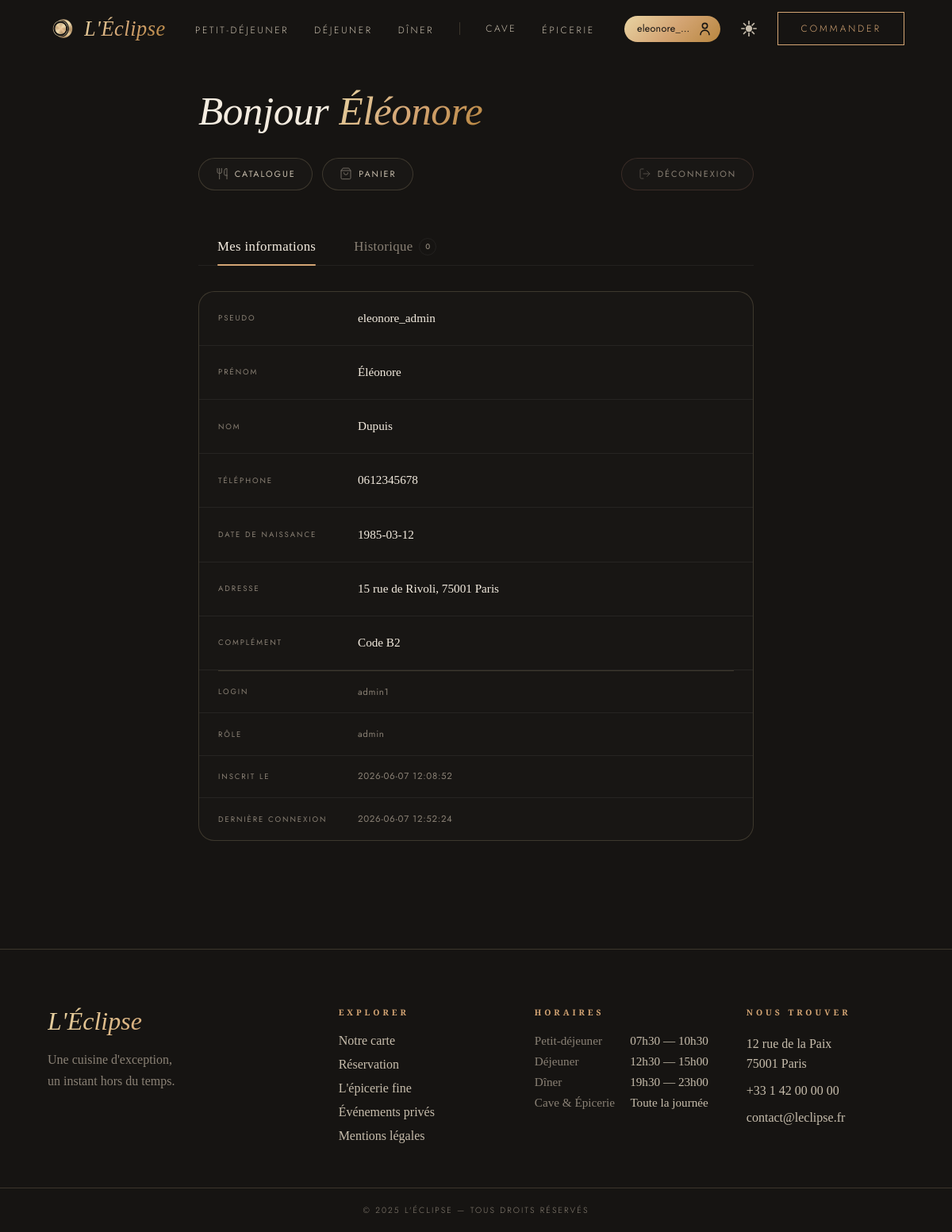
The page /profil.php (signed in) on the database its author committed.
### tables this page shows
CREATE TABLE services (
    id             INTEGER PRIMARY KEY AUTOINCREMENT,
    name           TEXT    NOT NULL UNIQUE,
    label          TEXT    NOT NULL,
    hours          TEXT,
    title_html     TEXT    NOT NULL,
    image_url      TEXT    NOT NULL,
    image_alt      TEXT    NOT NULL,
    gradient       TEXT    NOT NULL DEFAULT 'rgba(22,20,18,.15),rgba(22,20,18,.55)',
    formulas_label TEXT,
    li_class       TEXT    NOT NULL DEFAULT 'nav-item',
    compact        INTEGER NOT NULL DEFAULT 0,
    display_order  INTEGER NOT NULL DEFAULT 0
);

CREATE TABLE users (
    id           INTEGER PRIMARY KEY AUTOINCREMENT,
    login        TEXT    NOT NULL UNIQUE,
    password     TEXT    NOT NULL,
    role         TEXT    NOT NULL DEFAULT 'client'
                         CHECK(role IN ('client','admin','restaurateur','livreur')),
    first_name   TEXT    NOT NULL,
    last_name    TEXT    NOT NULL,
    nickname     TEXT    NOT NULL UNIQUE,
    phone        TEXT    NOT NULL,
    birthday     TEXT    NOT NULL,
    address      TEXT    NOT NULL,
    address_info TEXT,
    blocked      INTEGER NOT NULL DEFAULT 0,
    created_at   TEXT    NOT NULL DEFAULT CURRENT_TIMESTAMP,
    last_login   TEXT
);

### models/navbar.php (called while the page is built, shortened)
<?php
function getNavbarData($pdo) {
    $services = $pdo->query(
        'SELECT * FROM services ORDER BY display_order'
    )->fetchAll(PDO::FETCH_ASSOC);
    $formulaStmt = $pdo->prepare(
        'SELECT id, name, description FROM menus WHERE service_id = ? ORDER BY id LIMIT 4'
    );
    $catStmt = $pdo->prepare(
        'SELECT id, name, label FROM categories WHERE service_id = ? ORDER BY display_order LIMIT 5'
    );
    $dishStmt = $pdo->prepare(
        'SELECT id, name FROM dishes WHERE service_id = ? AND category_id = ? ORDER BY id LIMIT 6'
    );
    $data = [];
    foreach ($services as $svc) {
        $has_more = false;
        $formulaStmt->execute([$svc['id']]);
        $allFormulas = $formulaStmt->fetchAll(PDO::FETCH_ASSOC);
        $formulas = array_slice($allFormulas, 0, 3);
        $catStmt->execute([$svc['id']]);
        $allCats = $catStmt->fetchAll(PDO::FETCH_ASSOC);
        if (count($allCats) > 4) $has_more = true;
        $cats = array_slice($allCats, 0, 4);
        $categories = [];
        foreach ($cats as $cat) {
            $dishStmt->execute([$svc['id'], $cat['id']]);
            $allDishes = $dishStmt->fetchAll(PDO::FETCH_ASSOC);
            $categories[$cat['name']] = [
                'label'  => $cat['label'],
                'dishes' => array_slice($allDishes, 0, 5),
            ];
        }
        $data[$svc['name']] = [
            'formulas'   => $formulas,
            'categories' => $categories,
            'has_more'   => $has_more,
        ];
    }
    return [
        'services' => $services,
        'data'     => $data,
    ];
}

### models/users.php (called while the page is built, shortened)
<?php
function getUserById(PDO $pdo, int $id): ?array {
    $stmt = $pdo->prepare("SELECT * FROM users WHERE id = :id");
    $stmt->execute(['id' => $id]);
    $user = $stmt->fetch(PDO::FETCH_ASSOC);
    return $user ?: null;
}
function getOrdersByUserId(PDO $pdo, int $userId): array {
    $stmt = $pdo->prepare("
        SELECT o.*,
            (SELECT GROUP_CONCAT(
                CASE oi.item_type
                    WHEN 'dish' THEN (SELECT d.name FROM dishes d WHERE d.id = oi.item_id)
                    WHEN 'menu' THEN (SELECT m.name FROM menus m WHERE m.id = oi.item_id)
                END, ', ')
            FROM order_items oi WHERE oi.order_id = o.id
            ) AS items_summary
        FROM orders o
        WHERE o.user_id = :user_id
        ORDER BY o.created_at DESC
    ");
    $stmt->execute(['user_id' => $userId]);
    return $stmt->fetchAll(PDO::FETCH_ASSOC);
}

### functions.php (called while the page is built, shortened)
<?php
function h($string) {
    return htmlspecialchars($string ?? '', ENT_QUOTES, 'UTF-8');
}

### profil.php (the view, shortened to what this page needs)
<?php
require_once 'database.php';
require_once 'functions.php';
require_once 'models/users.php';
$pdo = getDatabaseConnection();
$viewUserId = (int)($_GET['id'] ?? 0);
$isAdminView = ($viewUserId > 0 && $_SESSION['user_role'] === 'admin' && $viewUserId !== $_SESSION['user_id']);
$targetUserId = $isAdminView ? $viewUserId : $_SESSION['user_id'];
$user = getUserById($pdo, $targetUserId);
$orders = getOrdersByUserId($pdo, $targetUserId);
$editableFields = [
    'nickname'     => ['label' => 'Pseudo',         'type' => 'text'],
    'first_name'   => ['label' => 'Prénom',         'type' => 'text'],
    'last_name'    => ['label' => 'Nom',            'type' => 'text'],
    'phone'        => ['label' => 'Téléphone',      'type' => 'tel'],
    'birthday'     => ['label' => 'Date de naissance', 'type' => 'date'],
    'address'      => ['label' => 'Adresse',        'type' => 'text'],
    'address_info' => ['label' => 'Complément',     'type' => 'text'],
];
$readonlyFields = [
    'login'      => ['label' => 'Login',              'value' => $user['login']],
    'role'       => ['label' => 'Rôle',               'value' => $user['role']],
    'created_at' => ['label' => 'Inscrit le',          'value' => $user['created_at']],
    'last_login' => ['label' => 'Dernière connexion', 'value' => $user['last_login'] ?? '—'],
];
$totalOrders = count($orders);
?>
<?php $pageTitle = 'Mon Profil'; $pageCss = 'profil.css'; ?>
<?php include 'includes/header.php'; ?>
<div class="profil-page">
  <header class="profil-header">
    <h1 class="profil-title">Bonjour <em><?= h($user['first_name']) ?></em></h1>
    <div class="profil-actions">
      <a href="catalogue.php" class="profil-pill profil-pill--catalogue">
        <span class="profil-pill-icon" aria-hidden="true">
          <svg xmlns="http://www.w3.org/2000/svg" width="16" height="16" viewBox="0 0 24 24" fill="none" stroke="currentColor" stroke-width="1.5" stroke-linecap="round" stroke-linejoin="round"><path d="M3 2v7c0 1.1.9 2 2 2h4a2 2 0 0 0 2-2V2"/><path d="M7 2v20"/><path d="M21 15V2a5 5 0 0 0-5 5v6c0 1.1.9 2 2 2h3Zm0 0v7"/></svg>
        </span>
        <span>Catalogue</span>
      </a>
      <a href="panier.php" class="profil-pill profil-pill--panier">
        <span class="profil-pill-icon" aria-hidden="true">
          <svg xmlns="http://www.w3.org/2000/svg" width="16" height="16" viewBox="0 0 24 24" fill="none" stroke="currentColor" stroke-width="1.5" stroke-linecap="round" stroke-linejoin="round"><path d="M6 2 3 6v14a2 2 0 0 0 2 2h14a2 2 0 0 0 2-2V6l-3-4Z"/><path d="M3 6h18"/><path d="M16 10a4 4 0 0 1-8 0"/></svg>
        </span>
        <span>Panier</span>
      </a>
      <a href="deconnexion.php" class="profil-pill profil-pill--logout">
        <span class="profil-pill-icon" aria-hidden="true">
          <svg xmlns="http://www.w3.org/2000/svg" width="16" height="16" viewBox="0 0 24 24" fill="none" stroke="currentColor" stroke-width="1.5" stroke-linecap="round" stroke-linejoin="round"><path d="M9 21H5a2 2 0 0 1-2-2V5a2 2 0 0 1 2-2h4"/><polyline points="16,17 21,12 16,7"/><line x1="21" y1="12" x2="9" y2="12"/></svg>
        </span>
        <span>Déconnexion</span>
      </a>
    </div>
  </header>
  <nav class="profil-tabs" data-tabs>
    <button type="button" class="profil-tab is-active" data-tab="info">
      <span class="profil-tab-label">Mes informations</span>
      <span class="profil-tab-line" aria-hidden="true"></span>
    </button>
    <button type="button" class="profil-tab" data-tab="orders">
      <span class="profil-tab-label">Historique</span>
      <span class="profil-tab-count"><?= $totalOrders ?></span>
    </button>
  </nav>
  <div class="profil-tab-panel is-active" data-panel="info">
    <section class="profil-section">
      <div class="profil-card">
        <?php foreach ($editableFields as $field => $cfg):
          $rawValue = $user[$field] ?? '';
          $display  = $rawValue !== '' ? h($rawValue) : '<span class="profil-placeholder">—</span>';
        ?>
        <div class="profil-row<?= $isAdminView ? ' profil-row--readonly' : '' ?>" data-editable data-field="<?= $field ?>" data-type="<?= $cfg['type'] ?>">
          <span class="profil-row-label"><?= h($cfg['label']) ?></span>
          <div class="profil-row-value-wrap">
            <span class="profil-row-value" data-display><?= $display ?></span>
          </div>
        </div>
        <?php endforeach; ?>
        <div class="profil-divider"></div>
        <?php foreach ($readonlyFields as $field => $cfg): ?>
        <div class="profil-row profil-row--readonly">
          <span class="profil-row-label"><?= h($cfg['label']) ?></span>
          <span class="profil-row-value profil-row-value--muted"><?= h($cfg['value']) ?></span>
        </div>
        <?php endforeach; ?>
      </div>
    </section>
  </div>
</div>
<?php include 'includes/footer.php'; ?>

### includes/header.php (shortened to what this page needs)
<?php
require_once __DIR__ . '/../models/navbar.php';
$navData = getNavbarData($pdo);
$cartTotalQty = 0;
?>
<!DOCTYPE html>
<html lang="fr">
<head>
  <link rel="stylesheet" href="/assets/css/style.css">
  <link rel="stylesheet" href="/assets/css/navbar.css">
  <?php if (!empty($pageCss)): ?>
    <link rel="stylesheet" href="/assets/css/<?= $pageCss ?>">
  <?php endif; ?>
</head>
<body<?= isset($isCataloguePage) && $isCataloguePage ? ' data-catalogue-page' : '' ?>>
<header class="navbar" data-navbar>
  <div class="navbar-inner">
    <a href="/" class="logo" aria-label="L'Éclipse">
      <img class="logo-image" src="/images/logo.webp" alt="" width="38" height="38">
      <span class="logo-text">L'Éclipse</span>
    </a>
    <nav aria-label="Navigation principale">
      <ul class="nav-list">
        <?php foreach ($navData['services'] as $svc):
          $key     = $svc['name'];
          $slug    = str_replace('_', '-', $key);
        ?>
        <li class="<?= $svc['li_class'] ?>">
          <a class="nav-btn" href="catalogue.php#<?= htmlspecialchars($slug) ?>" aria-haspopup="true" aria-expanded="false" data-menu-trigger>
            <?= htmlspecialchars($svc['label']) ?>
          </a>
        </li>
        <?php endforeach; ?>
      </ul>
    </nav>
    <div class="navbar-utils">
      <div class="profile" data-profile>
        <?php if (empty($user)): ?>
          <a href="connexion.php" class="icon-btn profile-btn" aria-label="Mon compte" data-profile-trigger>
            <span class="profile-icon" aria-hidden="true"></span>
            <span class="profile-dot" aria-hidden="true"></span>
          </a>
          <div class="profile-tooltip" aria-hidden="true" data-profile-tooltip>
            <span>Vous n'êtes pas connecté</span>
          </div>
        <?php else:
            $displayName = $user['nickname'] ?: ($user['first_name'] ?? 'Compte');
            if (mb_strlen($displayName) > 9) {
                $displayName = mb_substr($displayName, 0, 9) . '…';
            }
        ?>
          <a href="profil.php" class="profile-box" aria-label="Mon compte — <?= htmlspecialchars($user['first_name'] ?? '', ENT_QUOTES, 'UTF-8') ?>">
            <span><?= htmlspecialchars($displayName, ENT_QUOTES, 'UTF-8') ?></span>
            <span class="profile-box-icon" aria-hidden="true"></span>
          </a>
        <?php endif; ?>
      </div>
      <button class="icon-btn theme-btn" id="themeToggle" aria-label="Changer de thème">
        <span class="theme-icon" aria-hidden="true"></span>
      </button>
      <?php if ($cartTotalQty === 0): ?>
        <a class="order-btn" href="catalogue.php">Commander</a>
      <?php endif; ?>
    </div>
  </div>
</header>

### assets/css/style.css (style rules this page uses)
:root { --surface-dark: #161412; --text-primary: #f4ece0; --text-secondary: #c7bdac; --text-muted: #8a8175; --accent: #d4a574; --accent-dark: #b8863f; --border-subtle: rgba(255, 255, 255, 0.06); --accent-line: rgba(232, 212, 163, 0.18); --accent-gradient: linear-gradient(135deg, #e8d4a3, #d4a574, #b8863f); --font-display: "Cormorant Garamond", Georgia, serif; --font-sc: "Cormorant SC", serif; --font-body: "EB Garamond", Georgia, serif; --font-ui: "Jost", sans-serif; --surface-overlay: rgba(22, 20, 18, 0.95); --bg-page: #161412; }
* { box-sizing: border-box; padding: 0; margin: 0; }
body { background-color: var(--bg-page); }

### assets/css/navbar.css (style rules this page uses)
:root { --surface-dark: #161412; --text-primary: #f4ece0; --text-secondary: #c7bdac; --text-muted: #8a8175; --accent: #d4a574; --accent-dark: #b8863f; --border-subtle: rgba(255, 255, 255, 0.06); --accent-line: rgba(232, 212, 163, 0.18); --accent-gradient: linear-gradient(135deg, #e8d4a3, #d4a574, #b8863f); --font-display: 'Cormorant Garamond', Georgia, serif; --font-sc: 'Cormorant SC', serif; --font-body: 'EB Garamond', Georgia, serif; --font-ui: 'Jost', sans-serif; --surface-overlay: rgba(22, 20, 18, 0.95); }
.navbar, .navbar * { box-sizing: border-box; }
.navbar { position: fixed; top: 0; left: 0; right: 0; z-index: 100; color: var(--text-secondary); font-family: var(--font-ui); background: transparent; border-bottom: 1px solid transparent; transition: background 300ms ease, border-color 300ms ease; }
.navbar-inner { height: 72px; max-width: 1280px; margin: 0 auto; padding: 0 clamp(1.5rem, 5vw, 4rem); display: grid; grid-template-columns: auto 1fr auto; align-items: center; gap: 32px; transition: height 300ms ease; }
.logo { display: inline-flex; align-items: center; gap: 8px; text-decoration: none; }
.logo-image { width: 38px; height: 38px; object-fit: contain; }
.logo-text { font-family: var(--font-display); font-size: 1.65rem; font-style: italic; letter-spacing: 0.02em; background: var(--accent-gradient); -webkit-background-clip: text; background-clip: text; color: transparent; }
.nav-list { list-style: none; margin: 0; padding: 0; display: flex; justify-content: center; align-items: center; gap: 32px; }
.nav-item.divider { padding-left: 32px; border-left: 1px solid var(--accent-line); height: 16px; display: flex; align-items: center; }
.nav-btn::before { content: ''; position: absolute; top: 50%; transform: translateY(-50%); height: 72px; left: -16px; right: -16px; }
.nav-item:first-child .nav-btn::before { left: 0; }
.nav-item:last-child .nav-btn::before { right: 8px; }
.nav-btn { all: unset; position: relative; padding: 12px 0; font-size: 0.75rem; font-weight: 300; letter-spacing: 0.22em; text-transform: uppercase; color: var(--text-secondary); cursor: pointer; transition: color 300ms ease, opacity 300ms ease; }
.nav-btn::after { content: ''; position: absolute; left: 0; right: 0; bottom: 4px; height: 1px; background: var(--accent); transform: scaleX(0); transform-origin: left; transition: transform 300ms ease; }
.navbar-utils { display: flex; align-items: center; gap: 16px; justify-self: end; }
.icon-btn { all: unset; width: 40px; height: 40px; display: inline-flex; align-items: center; justify-content: center; color: var(--text-secondary); cursor: pointer; transition: color 300ms ease; }
.order-btn { padding: 11px 28px; font-size: 0.75rem; font-weight: 300; letter-spacing: 0.25em; text-transform: uppercase; color: var(--accent); text-decoration: none; background: transparent; border: 1px solid var(--accent); white-space: nowrap; transition: background 300ms ease, color 300ms ease; }
.profile-box { display: inline-flex; align-items: center; gap: 10px; padding: 7px 10px 7px 16px; border-radius: 24px; background: var(--accent-gradient); color: #161412; text-decoration: none; font-family: var(--font-ui); font-size: 0.78rem; font-weight: 400; line-height: 1; letter-spacing: 0.02em; white-space: nowrap; transition: opacity 250ms ease, box-shadow 250ms ease; }
.profile-box-icon { display: block; width: 19px; height: 19px; background-color: currentColor; -webkit-mask: url('/images/profil.svg') center / contain no-repeat; mask: url('/images/profil.svg') center / contain no-repeat; }
.profile { position: relative; }
.theme-icon { display: block; width: 20px; height: 20px; background-color: currentColor; -webkit-mask: url('/images/light_mode_icon.svg') center / contain no-repeat; mask: url('/images/light_mode_icon.svg') center / contain no-repeat; transition: mask-image 0s; }

### rows shown on the page
services: label "PETIT-DÉJEUNER"
services: label "DÉJEUNER"
services: label "DÎNER"
services: label "CAVE"
services: label "ÉPICERIE"
users: nickname "eleonore_…", first_name "Éléonore", nickname "eleonore_admin", last_name "Dupuis", phone "0612345678", birthday "1985-03-12", address "15 rue de Rivoli, 75001 Paris", address_info "Code B2"

### other values the page prints
$totalOrders "0"
$cfg['label'] "PSEUDO"
$cfg['label'] "PRÉNOM"
$cfg['label'] "NOM"
$cfg['label'] "TÉLÉPHONE"
$cfg['label'] "DATE DE NAISSANCE"
$cfg['label'] "ADRESSE"
$cfg['label'] "COMPLÉMENT"
$cfg['label'] "LOGIN"
$cfg['value'] "admin1"
$cfg['label'] "RÔLE"
$cfg['value'] "admin"
$cfg['label'] "INSCRIT LE"
$cfg['value'] "2026-06-07 12:08:52"
$cfg['label'] "DERNIÈRE CONNEXION"
